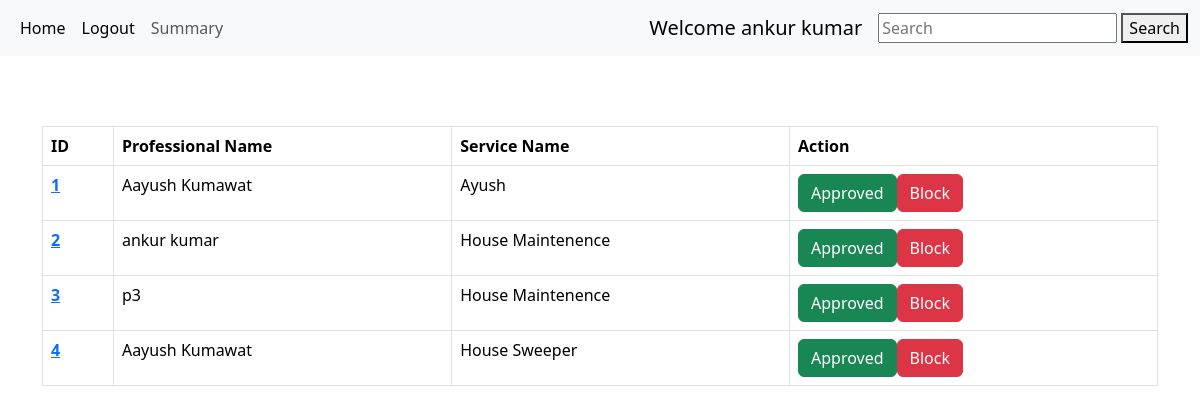
The page /admin/ankur kumar/show/all_professionals on the database as committed earlier.
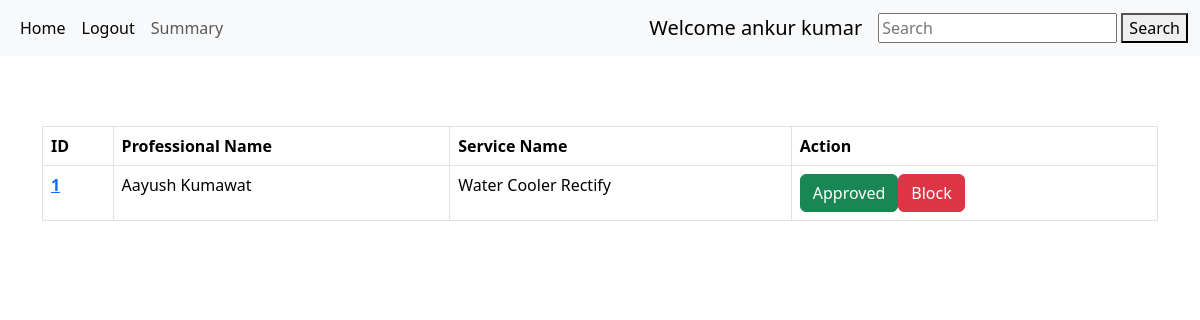
The same page on the database as committed later.
### models.py (models this page shows)
class Professional(db.Model):
    id = db.Column(db.Integer, primary_key=True)
    email = db.Column(db.String(32), unique=True,nullable=False)
    name = db.Column(db.String(64), nullable=False)
    password = db.Column(db.String(256), nullable=False)
    description = db.Column(db.String(256), nullable=False)
    category = db.Column(db.String(256),db.ForeignKey('category.id'), nullable=False )  #category is cid consider
    s_id = db.Column(db.String(256),db.ForeignKey('services.id'), nullable=False )
    address = db.Column(db.String(64), nullable=False)
    experience = db.Column(db.String(64), nullable=False)
    pincode = db.Column(db.Integer , nullable=False)
    rating = db.Column(db.String(10), default = 'New Professional')
    status = db.Column(db.Integer , nullable=False)
    running = db.relationship("Running", backref = 'professional',cascade = "all,delete",lazy = True)

class Services(db.Model):
    id = db.Column(db.Integer, primary_key=True)
    c_id = db.Column(db.Integer, db.ForeignKey('category.id'),nullable=False)    #category fk
    name = db.Column(db.String(64), nullable=False)
    base_price = db.Column(db.Integer , nullable=False)
    description = db.Column(db.String(64), nullable=False)
    professional = db.relationship("Professional", backref = 'services',cascade = "all,delete",lazy = True)
    running = db.relationship("Running", backref = 'services',cascade = "all,delete",lazy = True)

### routes.py (the view)
@app.route('/admin/<user>/show/all_professionals')
def show_all_professionals(user):
    user = user
    professionals = Professional.query.all()
    return render_template('all_professionals.html',professionals = professionals,user=user)

### templates/all_professionals.html (shortened to what this page needs)
{% extends 'layout.html' %}
{% block content %}
<div style="margin-top: 70px;">
<table class="table table-bordered">
  <thead>
    <tr>
      <th scope="col">ID</th>
      <th scope="col">Professional Name</th>
      <th scope="col">Service Name</th>
      <th scope="col">Action</th>
    </tr>
  </thead>
  <tbody>
{% for professional in professionals %}
{% if professional.status == 0 %}
<tr>
  <th scope="row"><a href="/admin/{{user}}/{{professional.id}}/details">{{professional.id}}</a></th>
  <td>{{professional.name}}</td>
  <td>{{professional.services.name}}</td>
  <td><a href="/admin/professional/manage/{{professional.id}}/{{user}}/Approve" type="button" class="btn btn-success">Approve</a><a href="/admin/professional/manage/{{professional.id}}/{{user}}/Block" type="button" class="btn btn-danger"> Block</a></td>
</tr>
{% elif professional.status == 1 %}
<tr>
  <th scope="row"><a href="/admin/{{user}}/{{professional.id}}/details">{{professional.id}}</a></th>
  <td>{{professional.name}}</td>
  <td>{{professional.services.name}}</td>
  <td><a href="#" type="button" class="btn btn-success">Approved</a><a href="/admin/professional/manage/{{professional.id}}/{{user}}/Block" type="button" class="btn btn-danger"> Block</a></td>
</tr>
{% endif %}
{% endfor %}
  </tbody>
</table>
</div>
{% endblock %}

### templates/navbar.html
{% block content %}
<nav class="navbar navbar-expand-lg bg-body-tertiary">
  <div class="container-fluid">
    <div class="collapse navbar-collapse" id="navbarSupportedContent">
      <ul class="navbar-nav me-auto mb-2 mb-lg-0">
        <li class="nav-item">
          <a class="nav-link active" aria-current="page" href="/admin/{{user}}">Home</a>
        </li>
        <li class="nav-item">
          <a class="nav-link active" aria-current="page" href="/">Logout</a>
        </li>
        <li class="nav-item">
          <a class="nav-link" href="/admin/{{user}}/summary">Summary</a>
        </li>
      </ul>
      <a class="navbar-brand" href="#">Welcome {{user}}</a>
    </div>
    <form action="/search/{{user}}" class="form-inline my-2 my-lg-0" method="POST">
      <input class="mr-sm-2" type="search" name="search_txt" placeholder="Search">
      <button type="submit">Search</button>
    </form>
  </div>
</nav>
{% endblock %}

Rows that differ between the two databases and show on the page:
removed Professional: name "ankur kumar", id "2", services.name "House Maintenence"
removed Professional: id "3", name "p3", services.name "House Maintenence"
removed Professional: id "4", name "Aayush Kumawat", services.name "House Sweeper"
changed Professional "Aayush Kumawat": services.name "Ayush" → "Water Cooler Rectify"
Other text that changed with them:
{{ user }}: (not shown) → "ankur kumar"
